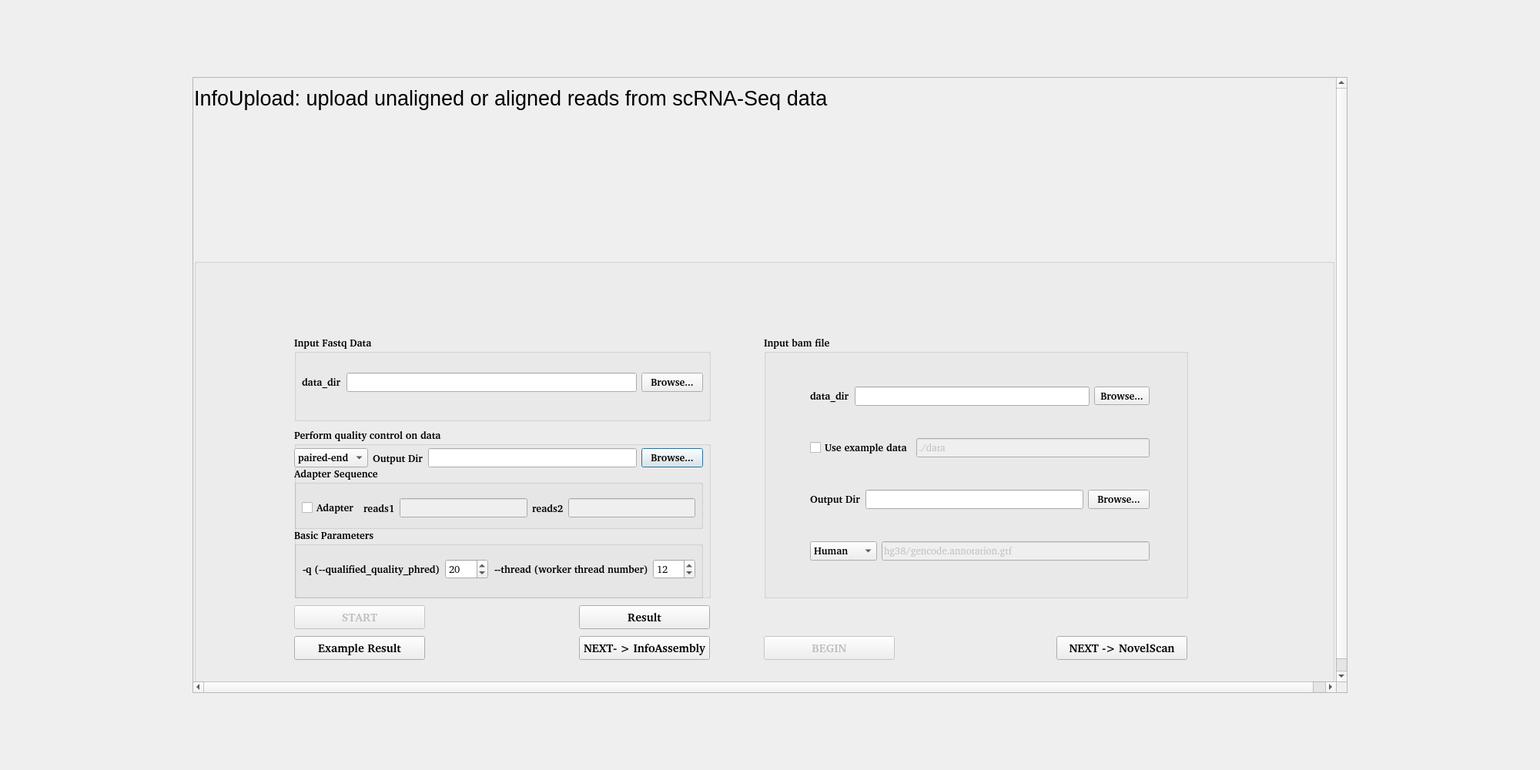
<?xml version="1.0" encoding="UTF-8"?>
<ui version="4.0">
 <class>Fastp2</class>
 <widget class="QDialog" name="Fastp2">
  <property name="geometry">
   <rect>
    <x>0</x>
    <y>0</y>
    <width>2000</width>
    <height>1000</height>
   </rect>
  </property>
  <property name="windowTitle">
   <string>Dialog</string>
  </property>
  <layout class="QGridLayout" name="gridLayout">
   <item row="0" column="0">
    <widget class="QScrollArea" name="scrollArea">
     <property name="sizePolicy">
      <sizepolicy hsizetype="MinimumExpanding" vsizetype="MinimumExpanding">
       <horstretch>0</horstretch>
       <verstretch>0</verstretch>
      </sizepolicy>
     </property>
     <property name="maximumSize">
      <size>
       <width>1500</width>
       <height>800</height>
      </size>
     </property>
     <property name="widgetResizable">
      <bool>false</bool>
     </property>
     <widget class="QWidget" name="scrollAreaWidgetContents">
      <property name="geometry">
       <rect>
        <x>0</x>
        <y>0</y>
        <width>1500</width>
        <height>800</height>
       </rect>
      </property>
      <property name="sizePolicy">
       <sizepolicy hsizetype="MinimumExpanding" vsizetype="MinimumExpanding">
        <horstretch>0</horstretch>
        <verstretch>0</verstretch>
       </sizepolicy>
      </property>
      <widget class="QWidget" name="layoutWidget">
       <property name="geometry">
        <rect>
         <x>1</x>
         <y>1</y>
         <width>1481</width>
         <height>791</height>
        </rect>
       </property>
       <layout class="QGridLayout" name="gridLayout_2">
        <item row="0" column="0">
         <widget class="QLabel" name="label_3">
          <property name="enabled">
           <bool>true</bool>
          </property>
          <property name="sizePolicy">
           <sizepolicy hsizetype="Expanding" vsizetype="Expanding">
            <horstretch>0</horstretch>
            <verstretch>0</verstretch>
           </sizepolicy>
          </property>
          <property name="minimumSize">
           <size>
            <width>0</width>
            <height>0</height>
           </size>
          </property>
          <property name="maximumSize">
           <size>
            <width>1061</width>
            <height>51</height>
           </size>
          </property>
          <property name="font">
           <font>
            <pointsize>20</pointsize>
            <italic>false</italic>
           </font>
          </property>
          <property name="text">
           <string>InfoUpload: upload unaligned or aligned reads from scRNA-Seq data</string>
          </property>
         </widget>
        </item>
        <item row="1" column="0">
         <widget class="QLabel" name="label_18">
          <property name="sizePolicy">
           <sizepolicy hsizetype="Expanding" vsizetype="Expanding">
            <horstretch>0</horstretch>
            <verstretch>0</verstretch>
           </sizepolicy>
          </property>
          <property name="minimumSize">
           <size>
            <width>0</width>
            <height>0</height>
           </size>
          </property>
          <property name="maximumSize">
           <size>
            <width>1421</width>
            <height>171</height>
           </size>
          </property>
          <property name="styleSheet">
           <string notr="true">border-image: url(:/images/upload.png);</string>
          </property>
          <property name="text">
           <string/>
          </property>
         </widget>
        </item>
        <item row="2" column="0">
         <widget class="QGroupBox" name="groupBox">
          <property name="sizePolicy">
           <sizepolicy hsizetype="Expanding" vsizetype="Expanding">
            <horstretch>0</horstretch>
            <verstretch>0</verstretch>
           </sizepolicy>
          </property>
          <property name="minimumSize">
           <size>
            <width>0</width>
            <height>0</height>
           </size>
          </property>
          <property name="maximumSize">
           <size>
            <width>16777215</width>
            <height>2000</height>
           </size>
          </property>
          <property name="font">
           <font>
            <family>Arial [TMC ]</family>
            <pointsize>10</pointsize>
            <weight>75</weight>
            <italic>true</italic>
            <bold>true</bold>
           </font>
          </property>
          <property name="contextMenuPolicy">
           <enum>Qt::NoContextMenu</enum>
          </property>
          <property name="title">
           <string/>
          </property>
          <widget class="QGroupBox" name="groupBox_2">
           <property name="geometry">
            <rect>
             <x>130</x>
             <y>220</y>
             <width>541</width>
             <height>221</height>
            </rect>
           </property>
           <property name="sizePolicy">
            <sizepolicy hsizetype="Expanding" vsizetype="Expanding">
             <horstretch>0</horstretch>
             <verstretch>0</verstretch>
            </sizepolicy>
           </property>
           <property name="font">
            <font>
             <family>Arial [TMC ]</family>
             <pointsize>10</pointsize>
             <weight>75</weight>
             <italic>false</italic>
             <bold>true</bold>
            </font>
           </property>
           <property name="title">
            <string>Perform quality control on data</string>
           </property>
           <widget class="QGroupBox" name="groupBox_3">
            <property name="geometry">
             <rect>
              <x>0</x>
              <y>50</y>
              <width>531</width>
              <height>81</height>
             </rect>
            </property>
            <property name="font">
             <font>
              <family>Arial [TMC ]</family>
              <pointsize>10</pointsize>
              <weight>75</weight>
              <italic>false</italic>
              <bold>true</bold>
             </font>
            </property>
            <property name="title">
             <string>Adapter Sequence</string>
            </property>
            <widget class="QWidget" name="layoutWidget_2">
             <property name="geometry">
              <rect>
               <x>10</x>
               <y>40</y>
               <width>511</width>
               <height>28</height>
              </rect>
             </property>
             <layout class="QHBoxLayout" name="horizontalLayout_2">
              <item>
               <widget class="QCheckBox" name="checkBox_adapter">
                <property name="font">
                 <font>
                  <family>Arial [TMC ]</family>
                  <pointsize>10</pointsize>
                  <weight>75</weight>
                  <italic>false</italic>
                  <bold>true</bold>
                 </font>
                </property>
                <property name="text">
                 <string>Adapter</string>
                </property>
               </widget>
              </item>
              <item>
               <widget class="QLabel" name="label_2">
                <property name="font">
                 <font>
                  <family>Arial [TMC ]</family>
                  <pointsize>10</pointsize>
                  <weight>75</weight>
                  <italic>false</italic>
                  <bold>true</bold>
                 </font>
                </property>
                <property name="text">
                 <string>reads1</string>
                </property>
               </widget>
              </item>
              <item>
               <widget class="QLineEdit" name="R1">
                <property name="enabled">
                 <bool>false</bool>
                </property>
                <property name="font">
                 <font>
                  <family>Arial [TMC ]</family>
                  <pointsize>10</pointsize>
                  <weight>50</weight>
                  <italic>false</italic>
                  <bold>false</bold>
                 </font>
                </property>
               </widget>
              </item>
              <item>
               <widget class="QLabel" name="label_4">
                <property name="font">
                 <font>
                  <family>Arial [TMC ]</family>
                  <pointsize>10</pointsize>
                  <weight>75</weight>
                  <italic>false</italic>
                  <bold>true</bold>
                 </font>
                </property>
                <property name="text">
                 <string>reads2</string>
                </property>
               </widget>
              </item>
              <item>
               <widget class="QLineEdit" name="R2">
                <property name="enabled">
                 <bool>false</bool>
                </property>
                <property name="font">
                 <font>
                  <family>Arial [TMC ]</family>
                  <pointsize>10</pointsize>
                  <weight>50</weight>
                  <italic>false</italic>
                  <bold>false</bold>
                 </font>
                </property>
               </widget>
              </item>
             </layout>
            </widget>
           </widget>
           <widget class="QGroupBox" name="groupBox_4">
            <property name="geometry">
             <rect>
              <x>0</x>
              <y>130</y>
              <width>531</width>
              <height>91</height>
             </rect>
            </property>
            <property name="font">
             <font>
              <family>Arial [TMC ]</family>
              <pointsize>10</pointsize>
              <weight>75</weight>
              <italic>false</italic>
              <bold>true</bold>
             </font>
            </property>
            <property name="title">
             <string>Basic Parameters</string>
            </property>
            <widget class="QWidget" name="layoutWidget_3">
             <property name="geometry">
              <rect>
               <x>11</x>
               <y>40</y>
               <width>241</width>
               <height>26</height>
              </rect>
             </property>
             <layout class="QHBoxLayout" name="horizontalLayout_3">
              <item>
               <widget class="QLabel" name="label_5">
                <property name="font">
                 <font>
                  <family>Arial [TMC ]</family>
                  <pointsize>10</pointsize>
                  <weight>75</weight>
                  <italic>false</italic>
                  <bold>true</bold>
                 </font>
                </property>
                <property name="text">
                 <string>-q (--qualified_quality_phred)</string>
                </property>
               </widget>
              </item>
              <item>
               <widget class="QSpinBox" name="q_value">
                <property name="font">
                 <font>
                  <family>Arial [TMC ]</family>
                  <pointsize>10</pointsize>
                  <weight>50</weight>
                  <italic>false</italic>
                  <bold>false</bold>
                 </font>
                </property>
                <property name="value">
                 <number>20</number>
                </property>
               </widget>
              </item>
             </layout>
            </widget>
            <widget class="QWidget" name="layoutWidget_4">
             <property name="geometry">
              <rect>
               <x>260</x>
               <y>40</y>
               <width>261</width>
               <height>26</height>
              </rect>
             </property>
             <layout class="QHBoxLayout" name="horizontalLayout_4">
              <item>
               <widget class="QLabel" name="label_6">
                <property name="font">
                 <font>
                  <family>Arial [TMC ]</family>
                  <pointsize>10</pointsize>
                  <weight>75</weight>
                  <italic>false</italic>
                  <bold>true</bold>
                 </font>
                </property>
                <property name="text">
                 <string>--thread (worker thread number)</string>
                </property>
               </widget>
              </item>
              <item>
               <widget class="QSpinBox" name="thread_value">
                <property name="font">
                 <font>
                  <family>Arial [TMC ]</family>
                  <pointsize>10</pointsize>
                  <weight>50</weight>
                  <italic>false</italic>
                  <bold>false</bold>
                 </font>
                </property>
                <property name="maximum">
                 <number>16</number>
                </property>
                <property name="value">
                 <number>12</number>
                </property>
               </widget>
              </item>
             </layout>
            </widget>
           </widget>
           <widget class="QWidget" name="layoutWidget">
            <property name="geometry">
             <rect>
              <x>0</x>
              <y>20</y>
              <width>531</width>
              <height>38</height>
             </rect>
            </property>
            <layout class="QHBoxLayout" name="horizontalLayout_6">
             <item>
              <widget class="QComboBox" name="comboBox_2">
               <property name="font">
                <font>
                 <family>Arial [TMC ]</family>
                 <pointsize>10</pointsize>
                 <weight>75</weight>
                 <italic>false</italic>
                 <bold>true</bold>
                </font>
               </property>
               <property name="editable">
                <bool>false</bool>
               </property>
               <item>
                <property name="text">
                 <string>paired-end</string>
                </property>
               </item>
               <item>
                <property name="text">
                 <string>single-end</string>
                </property>
               </item>
              </widget>
             </item>
             <item>
              <widget class="QLabel" name="label_8">
               <property name="font">
                <font>
                 <weight>75</weight>
                 <bold>true</bold>
                </font>
               </property>
               <property name="text">
                <string>Output Dir</string>
               </property>
              </widget>
             </item>
             <item>
              <widget class="QLineEdit" name="line_output">
               <property name="font">
                <font>
                 <weight>50</weight>
                 <bold>false</bold>
                </font>
               </property>
              </widget>
             </item>
             <item>
              <widget class="QPushButton" name="browse_output">
               <property name="font">
                <font>
                 <family>Arial [TMC ]</family>
                 <pointsize>10</pointsize>
                 <weight>75</weight>
                 <italic>false</italic>
                 <bold>true</bold>
                </font>
               </property>
               <property name="text">
                <string>Browse...</string>
               </property>
              </widget>
             </item>
            </layout>
           </widget>
          </widget>
          <widget class="QPushButton" name="next">
           <property name="geometry">
            <rect>
             <x>500</x>
             <y>490</y>
             <width>170</width>
             <height>31</height>
            </rect>
           </property>
           <property name="sizePolicy">
            <sizepolicy hsizetype="Expanding" vsizetype="Preferred">
             <horstretch>0</horstretch>
             <verstretch>0</verstretch>
            </sizepolicy>
           </property>
           <property name="font">
            <font>
             <family>Arial [TMC ]</family>
             <pointsize>11</pointsize>
             <weight>75</weight>
             <italic>false</italic>
             <bold>true</bold>
            </font>
           </property>
           <property name="text">
            <string>NEXT- &gt; InfoAssembly</string>
           </property>
          </widget>
          <widget class="QPushButton" name="start">
           <property name="enabled">
            <bool>false</bool>
           </property>
           <property name="geometry">
            <rect>
             <x>130</x>
             <y>450</y>
             <width>170</width>
             <height>31</height>
            </rect>
           </property>
           <property name="sizePolicy">
            <sizepolicy hsizetype="Expanding" vsizetype="Preferred">
             <horstretch>0</horstretch>
             <verstretch>0</verstretch>
            </sizepolicy>
           </property>
           <property name="font">
            <font>
             <family>Arial [TMC ]</family>
             <pointsize>11</pointsize>
             <weight>75</weight>
             <italic>false</italic>
             <bold>true</bold>
            </font>
           </property>
           <property name="text">
            <string>START</string>
           </property>
          </widget>
          <widget class="QGroupBox" name="groupBox_5">
           <property name="geometry">
            <rect>
             <x>130</x>
             <y>100</y>
             <width>541</width>
             <height>111</height>
            </rect>
           </property>
           <property name="sizePolicy">
            <sizepolicy hsizetype="Expanding" vsizetype="Expanding">
             <horstretch>0</horstretch>
             <verstretch>0</verstretch>
            </sizepolicy>
           </property>
           <property name="font">
            <font>
             <family>Arial [TMC ]</family>
             <pointsize>10</pointsize>
             <weight>75</weight>
             <italic>false</italic>
             <bold>true</bold>
            </font>
           </property>
           <property name="title">
            <string>Input Fastq Data</string>
           </property>
           <widget class="QWidget" name="layoutWidget_5">
            <property name="geometry">
             <rect>
              <x>10</x>
              <y>30</y>
              <width>521</width>
              <height>61</height>
             </rect>
            </property>
            <layout class="QHBoxLayout" name="horizontalLayout">
             <item>
              <widget class="QLabel" name="label">
               <property name="font">
                <font>
                 <family>Arial [TMC ]</family>
                 <pointsize>10</pointsize>
                 <weight>75</weight>
                 <italic>false</italic>
                 <bold>true</bold>
                </font>
               </property>
               <property name="text">
                <string>data_dir</string>
               </property>
              </widget>
             </item>
             <item>
              <widget class="QLineEdit" name="data_dir">
               <property name="font">
                <font>
                 <family>Arial [TMC ]</family>
                 <pointsize>10</pointsize>
                 <weight>50</weight>
                 <italic>false</italic>
                 <bold>false</bold>
                </font>
               </property>
              </widget>
             </item>
             <item>
              <widget class="QPushButton" name="browse_data">
               <property name="font">
                <font>
                 <family>Arial [TMC ]</family>
                 <pointsize>10</pointsize>
                 <weight>75</weight>
                 <italic>false</italic>
                 <bold>true</bold>
                </font>
               </property>
               <property name="text">
                <string>Browse...</string>
               </property>
              </widget>
             </item>
            </layout>
           </widget>
          </widget>
          <widget class="QPushButton" name="config">
           <property name="geometry">
            <rect>
             <x>500</x>
             <y>450</y>
             <width>170</width>
             <height>31</height>
            </rect>
           </property>
           <property name="sizePolicy">
            <sizepolicy hsizetype="Expanding" vsizetype="Preferred">
             <horstretch>0</horstretch>
             <verstretch>0</verstretch>
            </sizepolicy>
           </property>
           <property name="font">
            <font>
             <family>Arial [TMC ]</family>
             <pointsize>11</pointsize>
             <weight>75</weight>
             <italic>false</italic>
             <bold>true</bold>
            </font>
           </property>
           <property name="text">
            <string>Result</string>
           </property>
          </widget>
          <widget class="QPushButton" name="begin">
           <property name="enabled">
            <bool>false</bool>
           </property>
           <property name="geometry">
            <rect>
             <x>740</x>
             <y>490</y>
             <width>170</width>
             <height>31</height>
            </rect>
           </property>
           <property name="sizePolicy">
            <sizepolicy hsizetype="Expanding" vsizetype="Preferred">
             <horstretch>0</horstretch>
             <verstretch>0</verstretch>
            </sizepolicy>
           </property>
           <property name="font">
            <font>
             <family>Arial [TMC ]</family>
             <pointsize>11</pointsize>
             <weight>75</weight>
             <italic>false</italic>
             <bold>true</bold>
            </font>
           </property>
           <property name="text">
            <string>BEGIN</string>
           </property>
          </widget>
          <widget class="QGroupBox" name="groupBox_6">
           <property name="geometry">
            <rect>
             <x>740</x>
             <y>100</y>
             <width>551</width>
             <height>341</height>
            </rect>
           </property>
           <property name="font">
            <font>
             <family>Arial [TMC ]</family>
             <pointsize>10</pointsize>
             <weight>75</weight>
             <italic>false</italic>
             <bold>true</bold>
            </font>
           </property>
           <property name="title">
            <string>Input bam file</string>
           </property>
           <widget class="QWidget" name="layoutWidget">
            <property name="geometry">
             <rect>
              <x>60</x>
              <y>30</y>
              <width>441</width>
              <height>301</height>
             </rect>
            </property>
            <layout class="QVBoxLayout" name="verticalLayout">
             <item>
              <layout class="QHBoxLayout" name="horizontalLayout_7">
               <item>
                <widget class="QLabel" name="label_7">
                 <property name="font">
                  <font>
                   <family>Arial [TMC ]</family>
                   <pointsize>10</pointsize>
                   <weight>75</weight>
                   <italic>false</italic>
                   <bold>true</bold>
                  </font>
                 </property>
                 <property name="text">
                  <string>data_dir</string>
                 </property>
                </widget>
               </item>
               <item>
                <widget class="QLineEdit" name="line_bam">
                 <property name="font">
                  <font>
                   <family>Arial [TMC ]</family>
                   <pointsize>10</pointsize>
                   <weight>50</weight>
                   <italic>false</italic>
                   <bold>false</bold>
                  </font>
                 </property>
                </widget>
               </item>
               <item>
                <widget class="QToolButton" name="browse_bam">
                 <property name="font">
                  <font>
                   <family>Arial [TMC ]</family>
                   <pointsize>10</pointsize>
                   <weight>75</weight>
                   <italic>false</italic>
                   <bold>true</bold>
                  </font>
                 </property>
                 <property name="text">
                  <string>Browse...</string>
                 </property>
                </widget>
               </item>
              </layout>
             </item>
             <item>
              <layout class="QHBoxLayout" name="horizontalLayout_5">
               <item>
                <widget class="QCheckBox" name="checkBox_example">
                 <property name="font">
                  <font>
                   <family>Arial [TMC ]</family>
                   <pointsize>10</pointsize>
                   <weight>75</weight>
                   <italic>false</italic>
                   <bold>true</bold>
                  </font>
                 </property>
                 <property name="acceptDrops">
                  <bool>false</bool>
                 </property>
                 <property name="autoFillBackground">
                  <bool>false</bool>
                 </property>
                 <property name="text">
                  <string>Use example data</string>
                 </property>
                </widget>
               </item>
               <item>
                <widget class="QLineEdit" name="line_example">
                 <property name="enabled">
                  <bool>false</bool>
                 </property>
                 <property name="font">
                  <font>
                   <family>Arial [TMC ]</family>
                   <pointsize>10</pointsize>
                   <weight>50</weight>
                   <italic>false</italic>
                   <bold>false</bold>
                  </font>
                 </property>
                 <property name="text">
                  <string>./data</string>
                 </property>
                </widget>
               </item>
              </layout>
             </item>
             <item>
              <layout class="QHBoxLayout" name="horizontalLayout_9">
               <item>
                <widget class="QLabel" name="label_9">
                 <property name="font">
                  <font>
                   <weight>75</weight>
                   <bold>true</bold>
                  </font>
                 </property>
                 <property name="text">
                  <string>Output Dir</string>
                 </property>
                </widget>
               </item>
               <item>
                <widget class="QLineEdit" name="line_output2">
                 <property name="font">
                  <font>
                   <weight>50</weight>
                   <bold>false</bold>
                  </font>
                 </property>
                </widget>
               </item>
               <item>
                <widget class="QPushButton" name="browse_output2">
                 <property name="font">
                  <font>
                   <family>Arial [TMC ]</family>
                   <pointsize>10</pointsize>
                   <weight>75</weight>
                   <italic>false</italic>
                   <bold>true</bold>
                  </font>
                 </property>
                 <property name="text">
                  <string>Browse...</string>
                 </property>
                </widget>
               </item>
              </layout>
             </item>
             <item>
              <layout class="QHBoxLayout" name="horizontalLayout_8">
               <item>
                <widget class="QComboBox" name="comboBox">
                 <property name="enabled">
                  <bool>true</bool>
                 </property>
                 <property name="font">
                  <font>
                   <family>Arial [TMC ]</family>
                   <pointsize>10</pointsize>
                   <weight>75</weight>
                   <italic>false</italic>
                   <bold>true</bold>
                  </font>
                 </property>
                 <item>
                  <property name="text">
                   <string>Human</string>
                  </property>
                 </item>
                 <item>
                  <property name="text">
                   <string>Mouse</string>
                  </property>
                 </item>
                 <item>
                  <property name="text">
                   <string>Fly</string>
                  </property>
                 </item>
                 <item>
                  <property name="text">
                   <string>Zebrafish</string>
                  </property>
                 </item>
                </widget>
               </item>
               <item>
                <widget class="QLineEdit" name="line_gtf">
                 <property name="enabled">
                  <bool>false</bool>
                 </property>
                 <property name="font">
                  <font>
                   <family>Arial [TMC ]</family>
                   <pointsize>10</pointsize>
                   <weight>50</weight>
                   <italic>false</italic>
                   <bold>false</bold>
                  </font>
                 </property>
                 <property name="text">
                  <string>hg38/gencode.annotation.gtf</string>
                 </property>
                </widget>
               </item>
              </layout>
             </item>
            </layout>
           </widget>
          </widget>
          <widget class="QPushButton" name="next_lnc">
           <property name="geometry">
            <rect>
             <x>1120</x>
             <y>490</y>
             <width>170</width>
             <height>31</height>
            </rect>
           </property>
           <property name="sizePolicy">
            <sizepolicy hsizetype="Expanding" vsizetype="Preferred">
             <horstretch>0</horstretch>
             <verstretch>0</verstretch>
            </sizepolicy>
           </property>
           <property name="font">
            <font>
             <family>Arial [TMC ]</family>
             <pointsize>11</pointsize>
             <weight>75</weight>
             <italic>false</italic>
             <bold>true</bold>
            </font>
           </property>
           <property name="text">
            <string>NEXT -&gt; NovelScan</string>
           </property>
          </widget>
          <widget class="QPushButton" name="example_result">
           <property name="geometry">
            <rect>
             <x>130</x>
             <y>490</y>
             <width>170</width>
             <height>31</height>
            </rect>
           </property>
           <property name="sizePolicy">
            <sizepolicy hsizetype="Expanding" vsizetype="Preferred">
             <horstretch>0</horstretch>
             <verstretch>0</verstretch>
            </sizepolicy>
           </property>
           <property name="font">
            <font>
             <family>Arial [TMC ]</family>
             <pointsize>11</pointsize>
             <weight>75</weight>
             <italic>false</italic>
             <bold>true</bold>
            </font>
           </property>
           <property name="text">
            <string>Example Result</string>
           </property>
          </widget>
         </widget>
        </item>
       </layout>
      </widget>
     </widget>
    </widget>
   </item>
  </layout>
 </widget>
 <resources/>
 <connections/>
</ui>
